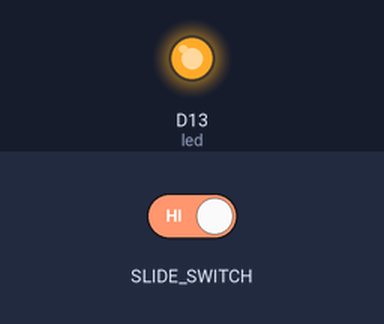
This program was run on a simulated Circuit Playground running CircuitPython. On the bench: output pins drawn as LEDs (lit = HIGH). The inputs (shaded band) are chosen by the test bench.

Above: at 1.2 s.
1.3 s: slide switch moved to the right
At 1.7 s:
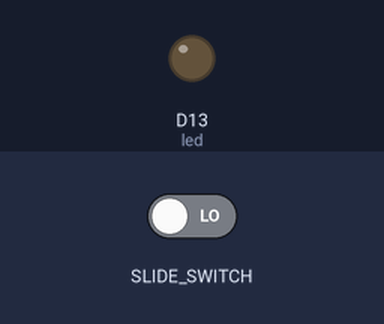
2.8 s: slide switch moved to the left
At 4.1 s:
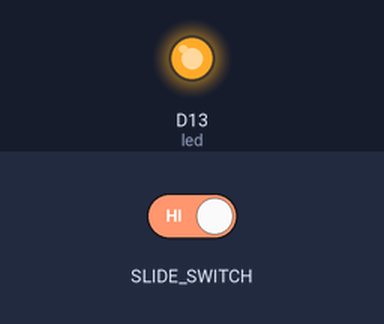
Timing chart, 0 to 5.8 s (numbered marks = the images above; inputs shaded):
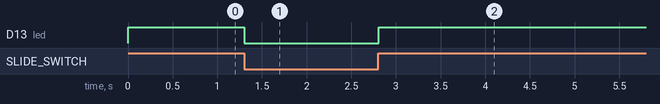

The program:

code.py
```python
# CircuitPlaygroundExpress_DigitalIO

import time

import board
from digitalio import DigitalInOut, Direction, Pull

led = DigitalInOut(board.D13)
led.direction = Direction.OUTPUT

switch = DigitalInOut(board.SLIDE_SWITCH)
switch.direction = Direction.INPUT
switch.pull = Pull.UP

while True:
    if switch.value:  # switch is slid to the left
        led.value = True
    else:
        led.value = False

    time.sleep(0.01)
```

Measured:
- after the input at 1.3 s, D13 (led): HIGH → LOW at once
- after the input at 2.8 s, D13 (led): LOW → HIGH at once
